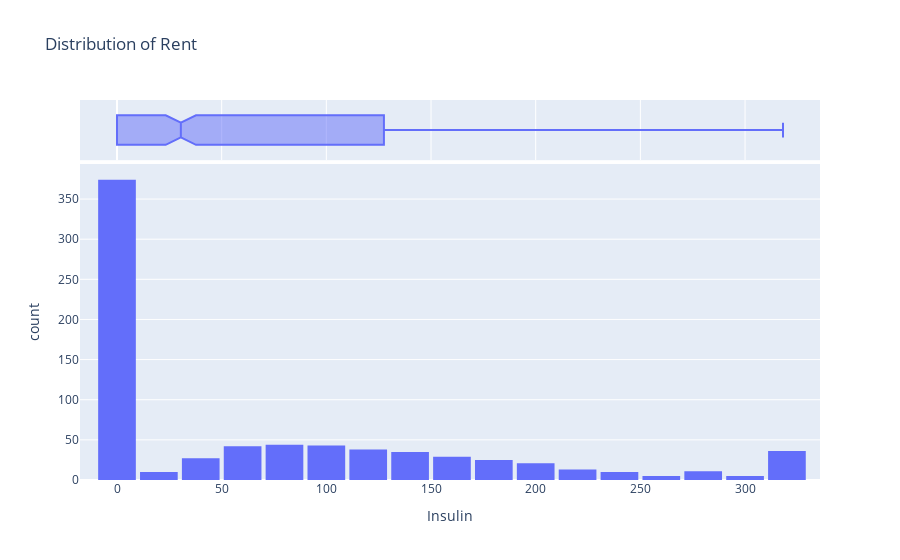

Source (notebook cell):
### Code cell
fig = px.histogram(df_adjusted,
                   x='Insulin', 
                   marginal='box', 
                   title='Distribution of Rent')
fig.update_layout(bargap=0.1)
fig.show()

### Figure 1 — Plotly figure (JSON) as saved in the notebook; plotly's stock layout.template omitted (floating-point values rounded to 4 significant figures; data arrays with more than 128 entries replaced by an {"elided": "..."} marker saying what was removed)
{"data": [{"alignmentgroup": "True", "bingroup": "x", "hovertemplate": "Insulin=%{x}<br>count=%{y}<extra></extra>", "legendgroup": "", "marker": {"color": "#636efa", "pattern": {"shape": ""}}, "name": "", "offsetgroup": "", "orientation": "v", "showlegend": false, "type": "histogram", "x": {"elided": "768 float values"}, "xaxis": "x", "yaxis": "y"}, {"alignmentgroup": "True", "hovertemplate": "Insulin=%{x}<extra></extra>", "legendgroup": "", "marker": {"color": "#636efa"}, "name": "", "notched": true, "offsetgroup": "", "showlegend": false, "type": "box", "x": {"elided": "768 float values"}, "xaxis": "x2", "yaxis": "y2"}], "layout": {"autosize": true, "bargap": 0.1, "barmode": "relative", "legend": {"tracegroupgap": 0}, "title": {"text": "Distribution of Rent"}, "xaxis": {"anchor": "y", "autorange": true, "domain": [0, 1], "range": [-17.67, 335.8], "title": {"text": "Insulin"}, "type": "linear"}, "xaxis2": {"anchor": "y2", "autorange": true, "domain": [0, 1], "matches": "x", "range": [-17.67, 335.8], "showgrid": true, "showticklabels": false, "type": "linear"}, "yaxis": {"anchor": "x", "autorange": true, "domain": [0, 0.8316], "range": [0, 393.7], "title": {"text": "count"}}, "yaxis2": {"anchor": "x2", "autorange": true, "domain": [0.8416, 1], "matches": "y2", "range": [-0.5, 0.5], "showgrid": false, "showline": false, "showticklabels": false, "ticks": "", "type": "category"}}}
